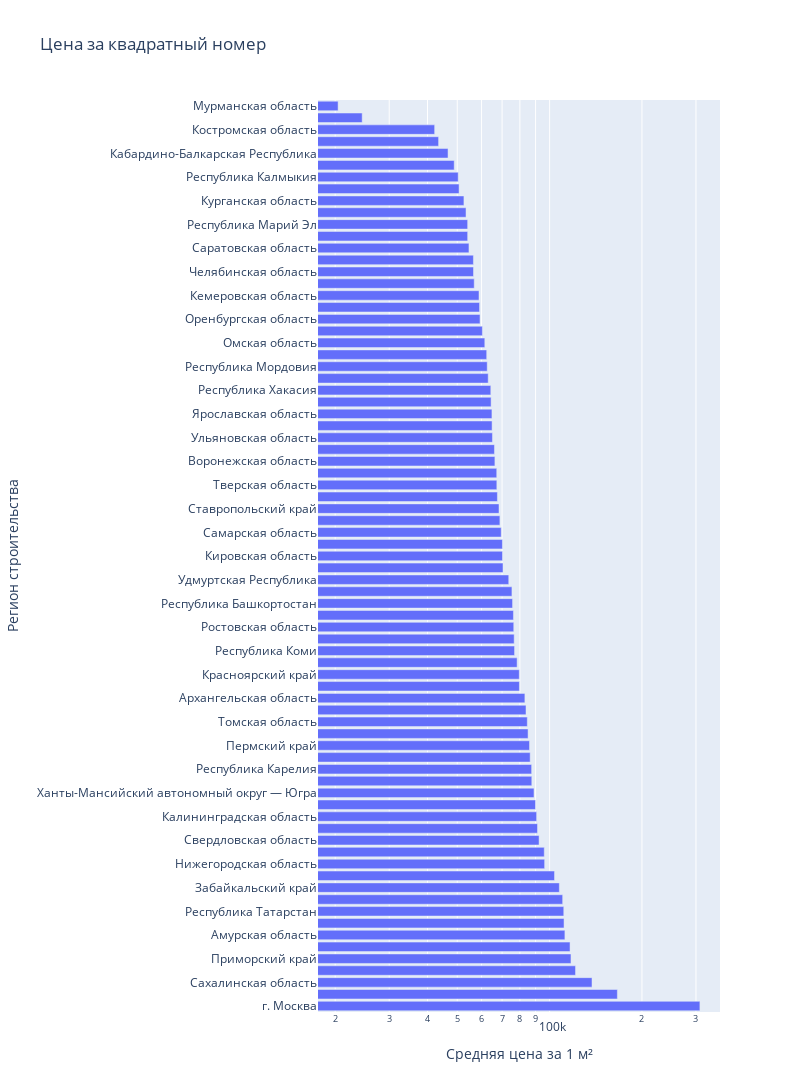

The cell this chart's notebook holds for it:
### Code cell
fig = px.bar(data_mean, 
             x='Средняя цена за 1 м²',
             y='Регион строительства',
             log_x=True,
             title='Цена за квадратный номер',
             width=800, height=1600)
fig.show()

### Figure 1 — Plotly figure (JSON) as saved in the notebook; plotly's stock layout.template omitted (floating-point values rounded to 4 significant figures)
{"data": [{"alignmentgroup": "True", "hovertemplate": "Средняя цена за 1 м²=%{x}<br>Регион строительства=%{y}<extra></extra>", "legendgroup": "", "marker": {"color": "#636efa", "pattern": {"shape": ""}}, "name": "", "offsetgroup": "", "orientation": "h", "showlegend": false, "textposition": "auto", "type": "bar", "x": [309000.0, 166300.0, 137500.0, 121500.0, 117400.0, 116600.0, 112200.0, 111400.0, 111200.0, 110300.0, 107600.0, 103755, 96340.0, 96061, 92400.0, 91310.0, 90710.0, 89950.0, 88930.0, 87480.0, 87380.0, 86420.0, 86000.0, 85070, 84590.0, 83760.0, 83060.0, 79720.0, 79640.0, 78360.0, 76860.0, 76640.0, 76400.0, 76230.0, 75720.0, 75370.0, 73590.0, 70480.0, 70220.0, 70170.0, 69540.0, 68860.0, 68390.0, 67570.0, 67290.0, 67240.0, 66320.0, 66100.0, 65110.0, 64935, 64870.0, 64460.0, 64310.0, 63070.0, 62610.0, 62360.0, 61490.0, 60380.0, 59310.0, 59110.0, 58860.0, 56790.0, 56480.0, 56440.0, 54590.0, 54060.0, 54060.0, 53400.0, 52560.0, 50690.0, 50350.0, 48870.0, 46660.0, 43460.0, 42190.0, 24490.0, 20442], "xaxis": "x", "y": ["г. Москва", "г. Санкт-Петербург", "Сахалинская область", "Московская область", "Приморский край", "Ленинградская область", "Амурская область", "Краснодарский край", "Республика Татарстан", "Республика Саха (Якутия)", "Забайкальский край", "г. Севастополь", "Нижегородская область", "Республика Тыва", "Свердловская область", "Хабаровский край", "Калининградская область", "Иркутская область", "Ханты-Мансийский автономный округ — Югра", "Ямало-Ненецкий автономный округ", "Республика Карелия", "Новосибирская область", "Пермский край", "Магаданская область", "Томская область", "Тюменская область", "Архангельская область", "Калужская область", "Красноярский край", "Белгородская область", "Республика Коми", "Тульская область", "Ростовская область", "Республика Алтай (Горный Алтай)", "Республика Башкортостан", "Астраханская область", "Удмуртская Республика", "Новгородская область", "Кировская область", "Рязанская область", "Самарская область", "Волгоградская область", "Ставропольский край", "Пензенская область", "Тверская область", "Алтайский край", "Воронежская область", "Курская область", "Ульяновская область", "Орловская область", "Ярославская область", "Чувашская Республика", "Республика Хакасия", "Республика Бурятия", "Республика Мордовия", "Республика Адыгея", "Омская область", "Липецкая область", "Оренбургская область", "Ивановская область", "Кемеровская область", "Владимирская область", "Челябинская область", "Брянская область", "Саратовская область", "Тамбовская область", "Республика Марий Эл", "Вологодская область", "Курганская область", "Смоленская область", "Республика Калмыкия", "Псковская область", "Кабардино-Балкарская Республика", "Республика Северная Осетия — Алания", "Костромская область", "Республика Дагестан", "Мурманская область"], "yaxis": "y"}], "layout": {"barmode": "relative", "height": 1600, "legend": {"tracegroupgap": 0}, "title": {"text": "Цена за квадратный номер"}, "width": 800, "xaxis": {"anchor": "y", "domain": [0, 1], "title": {"text": "Средняя цена за 1 м²"}, "type": "log"}, "yaxis": {"anchor": "x", "domain": [0, 1], "title": {"text": "Регион строительства"}}}}
